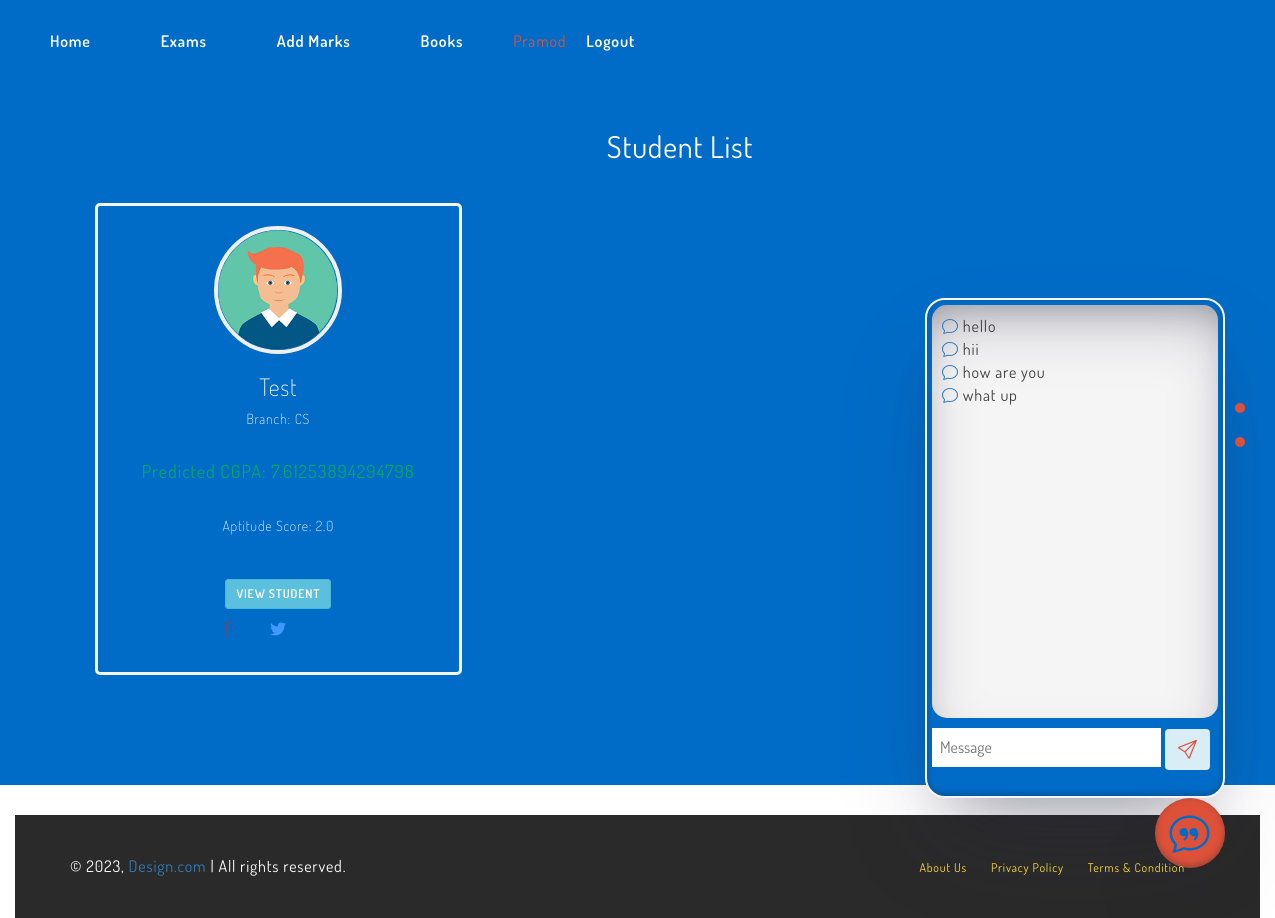
The app's page /TeacherHome (signed in), older data.
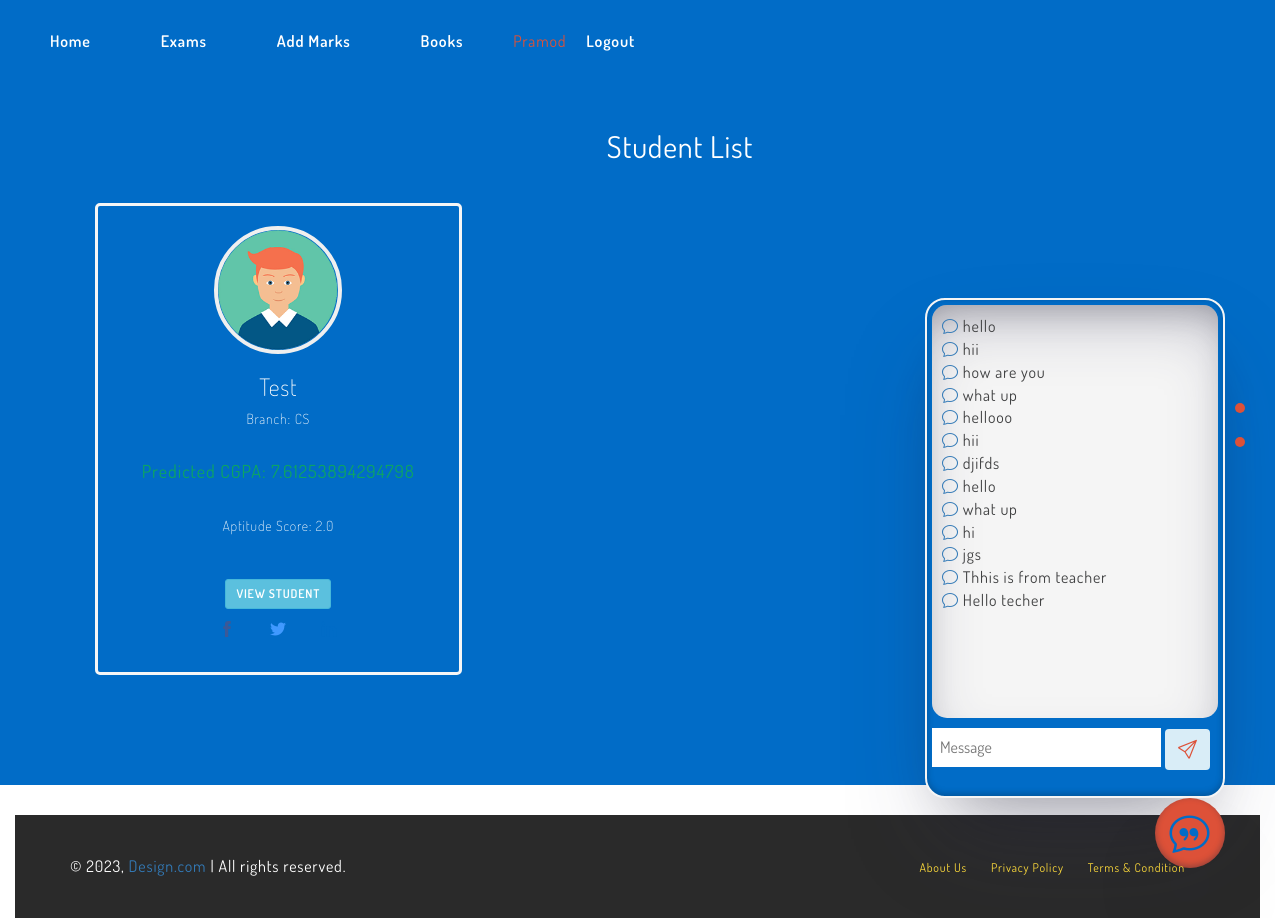
The same page, newer data.
### predict/models.py (models this page shows)
class Datamodel(models.Model):
    name = models.CharField(max_length=20)
    gender = models.CharField(max_length=10)
    btech_branch = models.CharField(max_length=10)
    physics_10 = models.FloatField()
    chemistry_10 = models.FloatField()
    maths_10 = models.FloatField()
    physics_12 = models.FloatField()
    chemistry_12 = models.FloatField()
    maths_12 = models.FloatField()
    btech_sem1 = models.FloatField()
    btech_sem2 = models.FloatField()
    btech_sem3 = models.FloatField()
    btech_sem4 = models.FloatField()
    mode_study = models.CharField(max_length=10)
    study_time = models.FloatField()
    prediction_result = models.CharField(max_length=255,null=True,blank=True)
    attendance = models.FloatField(null=True,blank=True)
    iq_marks = models.FloatField(null=True,blank=True)
    user = models.ForeignKey(User,on_delete=models.CASCADE)

### Teacher/models.py (models this page shows)
class ChatContent(models.Model):
    user = models.ForeignKey(User, on_delete=models.CASCADE)
    message = models.CharField(max_length=1000)
    time = models.DateTimeField(auto_now_add=True)

### Home/views.py (the view)
# urls.py: path("TeacherHome",views.TeacherHome,name="TeacherHome"),
def TeacherHome(request):
    data = Datamodel.objects.all()
    chat = ChatContent.objects.all()
    context = {
        "data":data,
        "chat":chat
    }
    return render(request,"teacherindex.html",context)

### templates/teacherindex.html (shortened to what the changed rows need)
{% load static %}
<!DOCTYPE html>
<html lang="en">
<head>
  <link href="{% static 'css/bootstrap.min.css' %}" rel="stylesheet">
  <link href="{% static 'css/style.css' %}" rel="stylesheet">
  <link href="{% static 'css/themify-icons.css' %}" rel="stylesheet">
  <link href="{% static 'css/dosis-font.css' %}" rel='stylesheet'  type='text/css'>
  <link rel="stylesheet" href="https://cdn.jsdelivr.net/npm/bootstrap-icons@1.11.3/font/bootstrap-icons.min.css">
    </head>
    <body id="page-top" data-spy="scroll" data-target=".side-menu">
      <div class="container-fluid">
        <div class="row hero-header" id="home">
      {% block content %}
      <div class="container">
        <div class="student_details">
          <div class="container">
            <div class="row me-row content-ct speaker" id="speakers">
                <h2 class="row-title">Student List</h2>
    {% for i in data %}
                <div class="col-md-4 col-sm-6 feature">
                    <img src="{% static 'img/speaker-1.png' %}" class="speaker-img">
                    <h3>{{i.name}}</h3>
                    <h5> Branch: {{i.btech_branch}}</h5>
                    <h4 style="color:rgb(20, 203, 32)">Predicted CGPA: {{i.prediction_result}}</h4>
                    <h5>Aptitude Score: {{i.iq_marks}}</h5>
                    <a href="{%url 'StudentDeatilsView' i.id %}" class="btn btn-info btn-sm">View Student</a>
                    <ul class="speaker-social">
                        <li><a href="#"><span class="ti-facebook"></span></a></li>
                        <li><a href="#"><span class="ti-twitter-alt"></span></a></li>
                        <li><a href="#"><span class="ti-linkedin"></span></a></li>
                    </ul>
                </div>
        {% endfor %}
            </div>
        </div>
        </div>
      </div>
        </div>
        {% if request.user.is_authenticated %}
        <div class="chatapp" >
          <div class="chat-box" id="chatbox">
            <div class="contentbox" id="scrollableDiv">
              {% for i in chat %}
              <div class="icon mt-2">
                <i class="bi bi-chat text-primary"></i>
                <span class="text-dark">{{i.message}}</span>
              </div>
              {% endfor %}
            </div>
          </div>
        </div>
        {% endif %}
      {% endblock %}
    </body>

Row changes from the older to the newer data that the page shows:
added ChatContent: message "hellooo"
added ChatContent: message "hii"
added ChatContent: message "djifds"
added ChatContent: message "hello"
added ChatContent: message "what up"
added ChatContent: message "hi"
added ChatContent: message "jgs"
added ChatContent: message "Thhis is from teacher"
added ChatContent: message "Hello techer"
